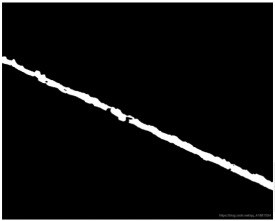
%> input picture homework3/test.jpg, 275 x 221 px
$ octave two_least_img.m   (GNU Octave 9; MATLAB toolbox functions it lacks are replaced by stand-ins)
%> lines starting %> are read from the running program, lines starting %| are printed output that depends on the picture; in (x1, y1, x2, y2) boxes, pixels count from 0 and x2, y2 are one past the last pixel; in counts of white or black regions, pixels touching at a corner belong together; the program's own positions count from 1
img=imread('test.jpg');
%> img is the input picture: size 221x275x3 uint8; min 0, max 255, mean 16.2
[m,n]=size(img);
%> m = 221; n = 825
count = 1;
%Roberts算子一阶导数求边缘点
array=zeros(m,n);
for i=2:m-1
    for j=2:n-1
        array(i,j)=abs(img(i+1,j+1)-img(i,j))+abs(img(i,j+1)-img(i+1,j));
        if array(i,j)<1
            array(i,j)=0;
        else
            array(i,j)=255;
            x(count)=i;
            y(count)=j;
           count = count + 1;
        end
    end
end
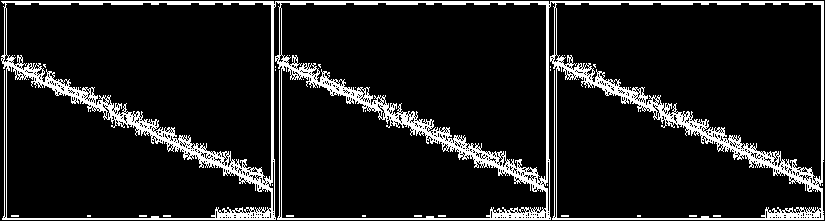
%> array: size 221x825 double; 10.9% white; 41 white regions (40 under 20 px), largest, box (x1, y1, x2, y2) and area: (1, 1, 824, 220) 19672
%> after the loop, count = 19900
imshow('test.jpg');hold on;
point_size = size(x,2);
%> point_size = 19899
%最小二乘法系数
x2=sum(x.^2);       % 求Σ(xi^2)
%> x2 = 379396935
x1=sum(x);          % 求Σ(xi)
%> x1 = 2384845
x1y1=sum(x.*y);     % 求Σ(xi*yi)
%> x1y1 = 1049962218
y1=sum(y);          % 求Σ(yi)
%> y1 = 8437193
a=(point_size * x1y1 - x1*y1)/(point_size*x2 - x1*x1);      %解出直线斜率b=(y1-a*x1)/n
%> a = 0.414
b=(y1 - a*x1)/ point_size;                      %解出直线截距
%> b = 374.3
new_y = a*x+b;
plot(x,new_y,'r');
title(['最小二乘法拟合出的直线为: y = ',num2str(a),'x + ',num2str(b)]);
